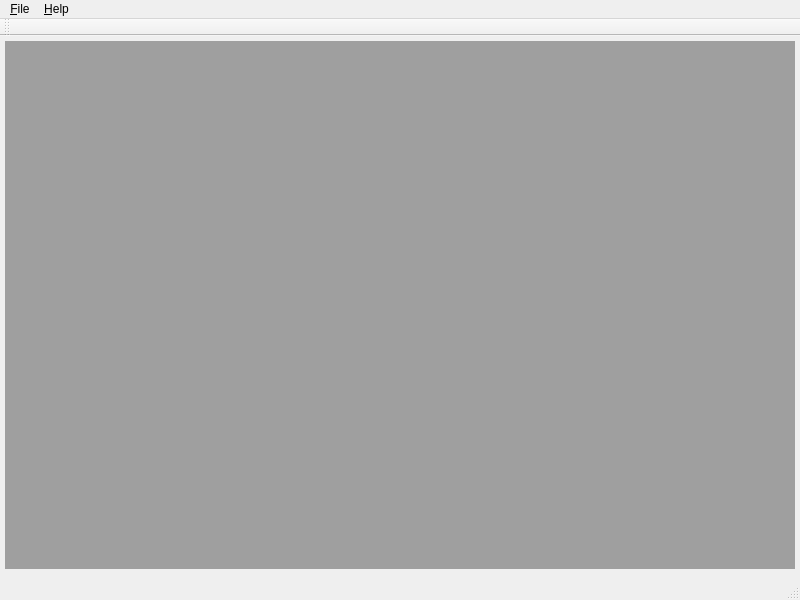
<?xml version="1.0" encoding="UTF-8"?>
<ui version="4.0">
 <class>GCodeFileServer</class>
 <widget class="QMainWindow" name="GCodeFileServer">
  <property name="geometry">
   <rect>
    <x>0</x>
    <y>0</y>
    <width>800</width>
    <height>600</height>
   </rect>
  </property>
  <property name="windowIcon">
   <iconset resource="application.qrc">
    <normaloff>:/images/serial.png</normaloff>:/images/serial.png</iconset>
  </property>
  <widget class="QWidget" name="centralwidget">
   <layout class="QHBoxLayout" name="horizontalLayout">
    <property name="spacing">
     <number>5</number>
    </property>
    <property name="leftMargin">
     <number>5</number>
    </property>
    <property name="topMargin">
     <number>5</number>
    </property>
    <property name="rightMargin">
     <number>5</number>
    </property>
    <item>
     <widget class="QSplitter" name="hSplitter">
      <property name="orientation">
       <enum>Qt::Horizontal</enum>
      </property>
      <property name="handleWidth">
       <number>3</number>
      </property>
      <property name="childrenCollapsible">
       <bool>false</bool>
      </property>
      <widget class="QMdiArea" name="mdiArea">
       <property name="verticalScrollBarPolicy">
        <enum>Qt::ScrollBarAlwaysOff</enum>
       </property>
       <property name="horizontalScrollBarPolicy">
        <enum>Qt::ScrollBarAlwaysOff</enum>
       </property>
       <property name="sizeAdjustPolicy">
        <enum>QAbstractScrollArea::AdjustIgnored</enum>
       </property>
       <property name="activationOrder">
        <enum>QMdiArea::StackingOrder</enum>
       </property>
       <property name="viewMode">
        <enum>QMdiArea::TabbedView</enum>
       </property>
       <property name="tabsClosable">
        <bool>false</bool>
       </property>
      </widget>
     </widget>
    </item>
   </layout>
  </widget>
  <widget class="QMenuBar" name="menubar">
   <property name="geometry">
    <rect>
     <x>0</x>
     <y>0</y>
     <width>800</width>
     <height>20</height>
    </rect>
   </property>
   <widget class="QMenu" name="menu_File">
    <property name="title">
     <string>&amp;File</string>
    </property>
   </widget>
   <widget class="QMenu" name="menu_Help">
    <property name="title">
     <string>&amp;Help</string>
    </property>
   </widget>
   <addaction name="menu_File"/>
   <addaction name="menu_Help"/>
  </widget>
  <widget class="QStatusBar" name="statusbar"/>
  <widget class="QToolBar" name="toolBar">
   <property name="windowTitle">
    <string>toolBar</string>
   </property>
   <attribute name="toolBarArea">
    <enum>TopToolBarArea</enum>
   </attribute>
   <attribute name="toolBarBreak">
    <bool>false</bool>
   </attribute>
  </widget>
 </widget>
 <resources>
  <include location="../src-common/application.qrc"/>
 </resources>
 <connections/>
</ui>
